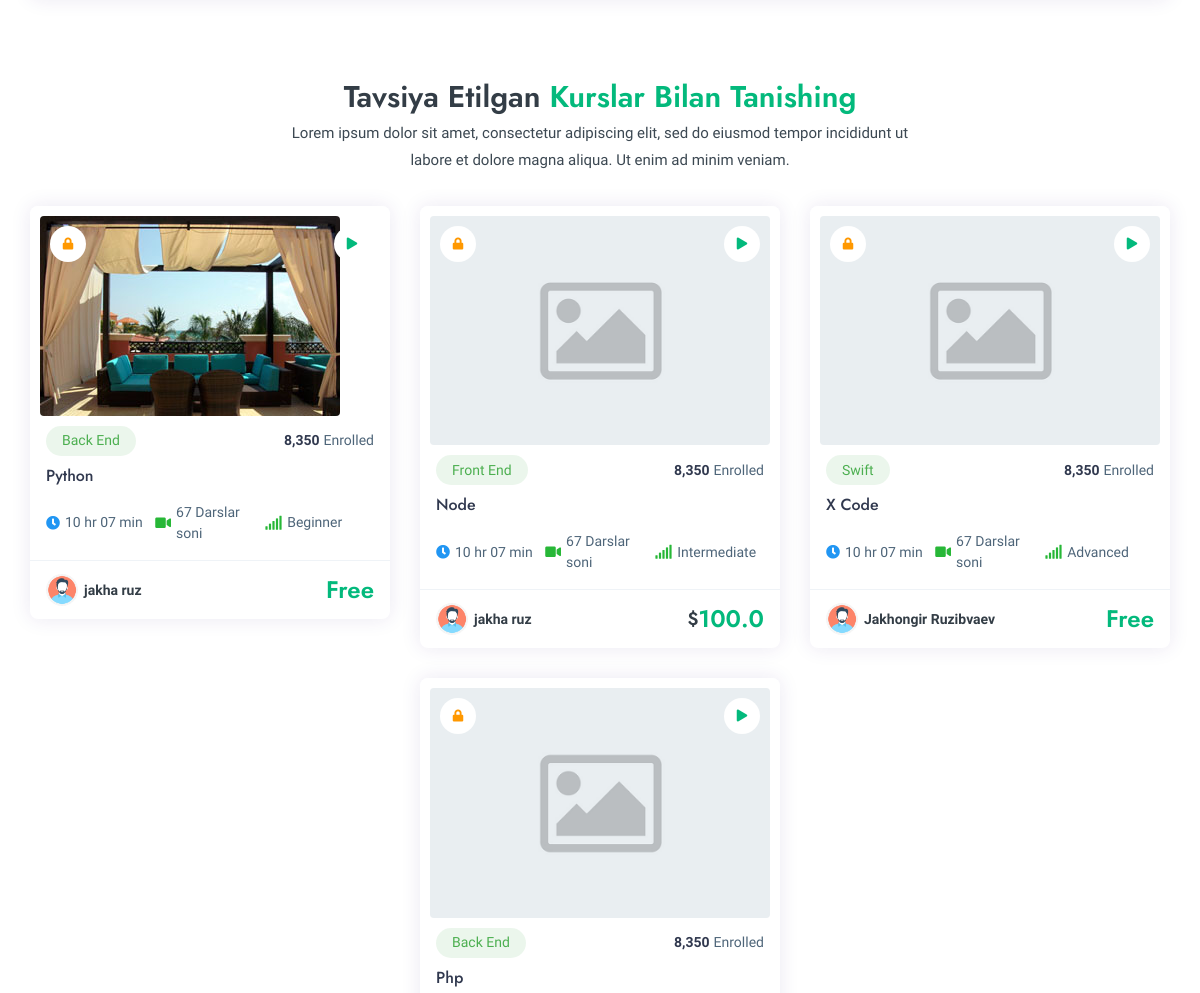
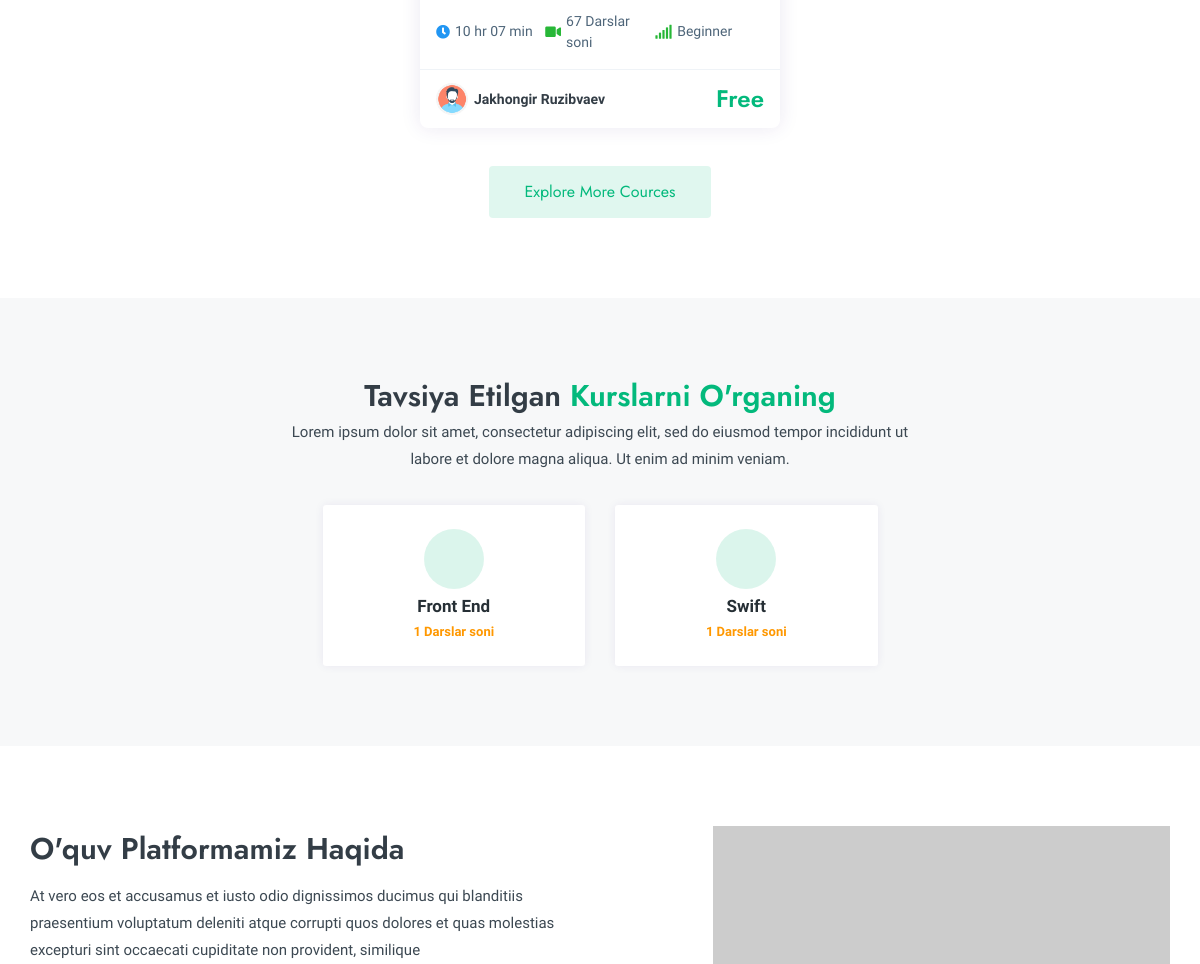
The app's page / (middle part), older data (2 pictures, top to bottom).
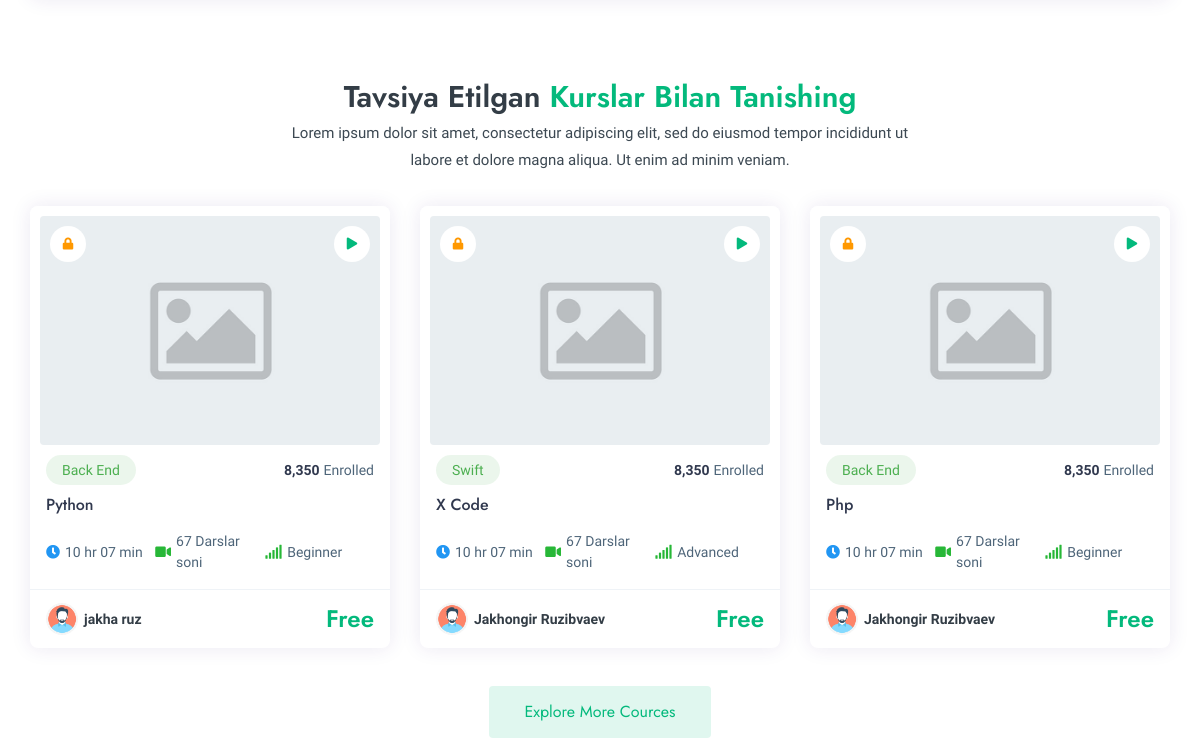
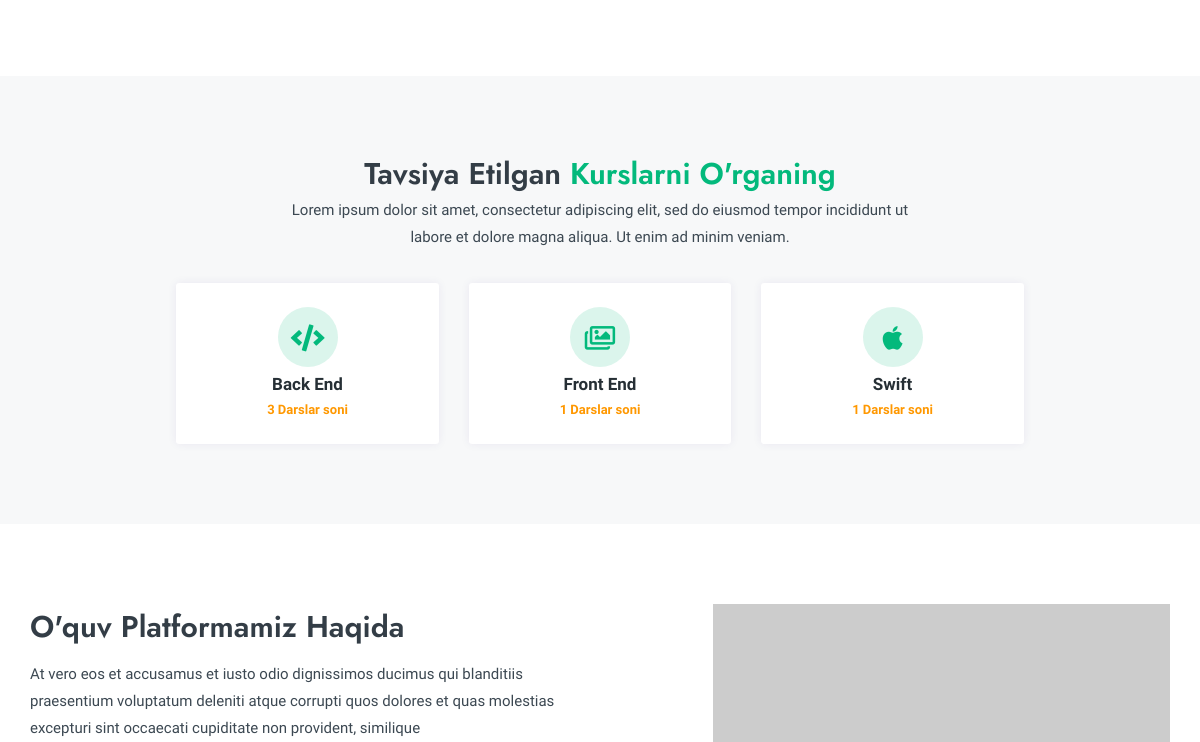
The same page, newer data (2 pictures, top to bottom).
### academy/models.py (models this page shows, shortened)
class Course(models.Model):
    categories = models.ForeignKey(Category, on_delete=models.CASCADE)
    title = models.CharField(max_length=100)
    description = models.TextField()
    rate = models.FloatField(default=0, validators=[
        MinValueValidator(0.0), MaxValueValidator(5.0)], editable=False)
    overview = models.TextField(blank=True, null=True)
    requirements = models.TextField(blank=True, null=True)
    level = models.CharField(max_length=100, blank=True, null=True, choices=[(
        'Beginner', 'Beginner'), ('Intermediate', 'Intermediate'), ('Advanced', 'Advanced')])
    course_include = models.TextField(blank=True, null=True)
    price = models.FloatField(default=0)
    preview_image = models.ImageField(
        upload_to='course_image/', blank=True, null=True, help_text='Image size should be at least 1200x800')
    author = models.ForeignKey(Instructor, on_delete=models.CASCADE)
    is_active = models.BooleanField(default=False)

class Category(models.Model):
    title = models.CharField(max_length=200)
    icon = models.CharField(
        max_length=25, help_text='https://www.w3schools.com/icons/fontawesome5_icons_alert.asp  https://fontawesome.ru/cheatsheet/\n\tExapmle: fa fa-code')
    number_of_courses = models.IntegerField(default=0)
    is_active = models.BooleanField(default=False)
    def get_image_preview(self):
        if self.icon:
            return mark_safe('<i class="%s"></i>' % self.icon)
        else:
            return 'Image not found'
    def get_count_of_courses_in_category(self):
        return Course.objects.filter(categories=self).count()
    get_image_preview.short_description = 'image'
    get_count_of_courses_in_category.short_description = 'Number of courses'
    number_of_courses = get_count_of_courses_in_category
    def __str__(self):
        return self.title

class Instructor(models.Model):
    firstname = models.CharField(max_length=150)
    lastname = models.CharField(max_length=150)
    email = models.EmailField(max_length=254)
    avatar = models.ImageField(upload_to='avatars/')
    short_description = models.TextField()
    tutor_rating = models.FloatField(default=0, validators=[
        MinValueValidator(0.0), MaxValueValidator(5.0)])
    instagram = models.URLField(blank=True)
    facebook = models.URLField(blank=True)
    linked_in = models.URLField(blank=True)
    git_hub = models.URLField(blank=True)
    portfolio = models.URLField(blank=True)
    registration_date = models.DateTimeField(default=datetime.now())
    def __str__(self):
        return self.firstname + ' ' + self.lastname

### academy/views.py (the view)
# urls.py: path('', views.IndexListView.as_view(), name='index'),
class IndexListView(ListView):
    template_name = 'academy/index.html'
    model = Course
    context_object_name = 'courses'
    def get_context_data(self, **kwargs):
        context = super().get_context_data(**kwargs)
        context['categories'] = Category.objects.all()
        return context
    def get_queryset(self, **kwargs):
        return Course.objects.filter(is_active = True)

### templates/academy/index.html (shortened to what the changed rows need)
{% extends "academy/base.html" %}
{% load static %}
{% block content %}
			<section>
				<div class="container">
					<div class="row justify-content-center">
						<div class="col-lg-7 col-md-8">
							<div class="sec-heading center">
								<h2>Tavsiya Etilgan<span class="theme-cl"> Kurslar Bilan Tanishing </span></h2>
							</div>
						</div>
					</div>
					<div class="row justify-content-center">
						{% if courses %}
							{% for course in courses %}
								<div class="col-xl-4 col-lg-4 col-md-6 col-sm-12">
									<div class="crs_grid">
										<div class="crs_grid_thumb">
											<a href="{% url 'course-detail' course.author.id %}" class="crs_detail_link">
												<img src="{{ course.preview_image.url }}" class="img-fluid rounded" alt="" />
											</a>
											<div class="crs_video_ico">
												<i class="fa fa-play"></i>
											</div>
											<div class="crs_locked_ico">
												<i class="fa fa-lock"></i>
											</div>
										</div>
										<div class="crs_grid_caption">
											<div class="crs_flex">
												<div class="crs_fl_first">
														<div class="crs_cates cl_8"><span>{{ course.categories }}</span></div>
												</div>
												<div class="crs_fl_last">
													<div class="crs_inrolled"><strong>8,350</strong>Enrolled</div>
												</div>
											</div>
											<div class="crs_title">
												<h4>
													<a href="{% url 'course-detail' course.id %}" class="crs_title_link">
														{{ course.title }}
													</a>
												</h4>
											</div>
											<div class="crs_info_detail">
												<ul>
													<li><i class="fa fa-clock text-info"></i><span>10 hr 07 min</span></li>
													<li><i class="fa fa-video text-success"></i><span>67 Darslar soni</span></li>
													<li><i class="fa fa-signal text-success "></i><span>{{ course.level }}</span></li>
												</ul>
											</div>
										</div>
										<div class="crs_grid_foot">
											<div class="crs_flex">
												<div class="crs_fl_first">
													<div class="crs_tutor">
														<div class="crs_tutor_thumb">
															<a href="{% url 'instructor-detail' course.author.id %}">
																<img src="{{course.author.avatar.url}}" class="img-fluid circle" alt="" />
															</a>
														</div>
														<div class="crs_tutor_name">
															<a href="{% url 'instructor-detail' course.author.id %}">
																{{ course.author }}
															</a>
														</div>
													</div>
												</div>
												<div class="crs_fl_last">
													<div class="crs_price">
														<h2>
															{% if  course.price != 0 %}
																<span class="currency">$</span>
																<span class="theme-cl">{{ course.price }}</span>
															{% else %}
																<span class="theme-cl">Free</span>
															{% endif %}
														</h2>
													</div>
												</div>
											</div>
										</div>
									</div>
								</div>
							{% endfor %}
						{% else %}
							<p>not found</p>
						{% endif %}
					</div>
				</div>
			</section>
			<section class="min gray">
				<div class="container">
					<div class="row justify-content-center">
						<div class="col-lg-7 col-md-8">
							<div class="sec-heading center">
								<h2>Tavsiya Etilgan<span class="theme-cl"> Kurslarni O'rganing </span></h2>
							</div>
						</div>
					</div>
					<div class="row justify-content-center">
						{% if categories %}
							{% for category in categories %}
								{% if category.is_active == True %}
									<div class="col-xl-3 col-lg-4 col-md-4 col-sm-6">
										<div class="crs_cate_wrap style_2">
											<a href="{% url 'list-layout-with-sidebar' %}" class="crs_cate_box">
												<div class="crs_cate_icon"><i class="{{category.icon}}"></i></div>
												<div class="crs_cate_caption"><span>{{ category.title }}</span></div>
												<div class="crs_cate_count"><span>{{ category.number_of_courses }} Darslar soni</span></div>
											</a>
										</div>
									</div>
								{% endif %}
							{% endfor %}
						{% endif %}
					</div>
				</div>
			</section>
			<section>
				<div class="container">
					<div class="row align-items-center justify-content-between mb-5">
						<div class="col-xl-6 col-lg-6 col-md-6 col-sm-12">
							<div class="lmp_caption">
								<h2 class="mb-3">O'quv platformamiz haqida</h2>
							</div>
						</div>
					</div>
				</div>
			</section>
{% endblock content %}

Row changes from the older to the newer data that the page shows:
no longer on this page (row edited): Course: preview_image (picture), categories "Front End", title "Node", level "Intermediate", author.avatar (picture), author "jakha ruz", price "100.0"
changed Course "Python": preview_image: a different picture
now on this page (row edited): Category: title "Back End", number_of_courses "3"
changed Category "Front End": icon "icons/image.jpg" → "far fa-images" (drawn)
changed Category "Swift": icon "icons/image_4b22bCD.jpg" → "fab fa-apple" (drawn)
